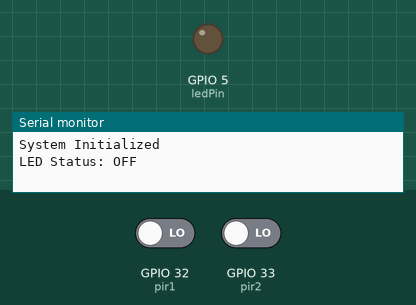
Bench run of a sketch on a simulated ESP32. On the bench: output pins drawn as LEDs (lit = HIGH), the last lines printed to the serial monitor. The inputs (shaded band) are chosen by the test bench; at power-on: GPIO 32 (pir1) LOW, GPIO 33 (pir2) LOW.

Above: at 1.2 s.
1.3 s: GPIO 32 (pir1) driven HIGH
2.8 s: GPIO 33 (pir2) driven HIGH
At 4.2 s:
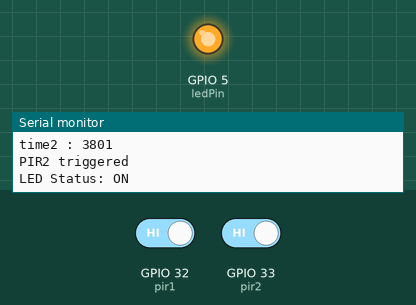
Timing chart, 0 to 5.8 s (numbered marks = the images above; inputs shaded):
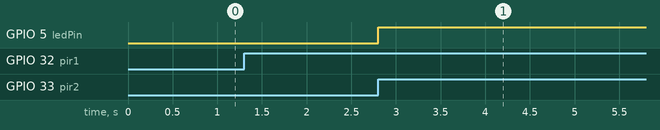

The sketch:

PIR_logic.ino
```cpp
// Using ESP32
// Controlling an LED at pin 5 based on PIR sensors
#define pir1 32 // outside PIR sensor
#define pir2 33 // Inside PIR sensor
#define ledPin 5 // LED pin

int state = 0; //  PIR state
bool pir1_triggered = false;
bool pir2_triggered = false;
unsigned long pir1_time = 0;
unsigned long pir2_time = 0;
const unsigned long timeout = 3000; // 3 seconds timeout for PIR sequence
int personCount = 0;

void setup() {
  pinMode(pir1, INPUT);
  pinMode(pir2, INPUT);
  pinMode(ledPin, OUTPUT);
  digitalWrite(ledPin, LOW);
  Serial.begin(115200);
  Serial.println("System Initialized");
}

void pirControl() {
  unsigned long now = millis();

  // PIR1 triggers first (inside)
  if (digitalRead(pir1) == HIGH && !pir1_triggered) {
    pir1_triggered = true;
    pir1_time = now;
    Serial.print("time1 : ");
    Serial.println(pir1_time);
    Serial.println("PIR1 triggered");
  }

  // PIR2 triggers first (outside)
  if (digitalRead(pir2) == HIGH && !pir2_triggered) {
    pir2_triggered = true;
    pir2_time = now;
    Serial.print("time2 : ");
    Serial.println(pir2_time);
    Serial.println("PIR2 triggered");
  }

  // Entry: PIR1 then PIR2 within timeout
  if (pir1_triggered && pir2_triggered && pir2_time > pir1_time && pir2_time - pir1_time <= timeout) {
    personCount++;
    Serial.println("Entry Detected → Person Count: " + String(personCount));
    if (state == 0) {
      state = 1;
      digitalWrite(ledPin, HIGH);
      Serial.println("LED ON");
    }
    resetTriggers();
    delay(1000);      // Prevent immediate retriggering
  }

  // Exit: PIR2 then PIR1 within timeout
  if (pir1_triggered && pir2_triggered && pir1_time > pir2_time && pir1_time - pir2_time <= timeout) {
    if (personCount > 0) personCount--;
    Serial.println("Exit Detected → Person Count: " + String(personCount));
    if (personCount == 0 && state == 1) {
      state = 0;
      digitalWrite(ledPin, LOW);
      Serial.println("LED OFF");
    }
    resetTriggers();
    delay(1000);   // Prevent immediate retriggering
  }

  // Timeout auto-reset
  if (pir1_triggered && now - pir1_time > timeout) pir1_triggered = false;
  if (pir2_triggered && now - pir2_time > timeout) pir2_triggered = false;

  // LED status feedback
  static unsigned long lastPrint = 0;
  if (now - lastPrint > 1000) {
    Serial.print("LED Status: ");
    Serial.println(state ? "ON" : "OFF");
    lastPrint = now;
  }
}

void resetTriggers() {
  pir1_triggered = false;
  pir2_triggered = false;
  pir1_time = 0;
  pir2_time = 0;
}

void loop() {
  pirControl();
}
```

Measured:
- after the input at 2.8 s, GPIO 5 (ledPin): LOW → HIGH at once
